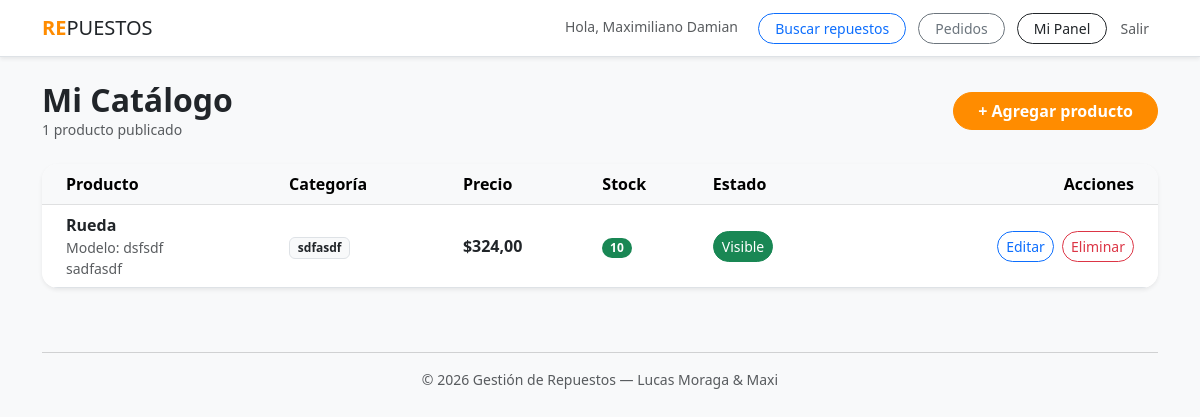
Page /catalogo/ (signed in) on the committed database.
### plataforma/models.py (models this page shows, shortened)
class Producto(models.Model):
    proveedor = models.ForeignKey(Proveedor, on_delete=models.CASCADE, related_name="productos")
    nombre = models.CharField(max_length=200)
    descripcion = models.TextField(blank=True)
    modelo = models.CharField(max_length=100, blank=True)
    categoria = models.CharField(max_length=100, choices=RUBROS_CHOICES)
    precio = models.DecimalField(max_digits=10, decimal_places=2)
    stock = models.PositiveIntegerField(default=0)
    disponible = models.BooleanField(default=True)
    class Meta:
        verbose_name = "Producto"
        verbose_name_plural = "Productos"

### plataforma/views.py (the view)
# urls.py: path('catalogo/', views.catalogo_proveedor, name='catalogo_proveedor'),
@login_required(login_url='login')
def catalogo_proveedor(request):
    proveedor = _get_proveedor_o_403(request)
    if proveedor is None:
        return redirect('dashboard')
    productos = proveedor.productos.all().order_by('nombre')
    return render(request, 'plataforma/catalogo_proveedor.html', {'productos': productos})

### plataforma/context_processors.py (called while the page is built)
def pedidos_pendientes(request):
    count = 0
    if request.user.is_authenticated and hasattr(request.user, 'proveedor'):
        count = request.user.proveedor.pedidos_recibidos.filter(estado='pendiente').count()
    return {'pedidos_pendientes_count': count}

### plataforma/views.py (called while the page is built)
def _get_proveedor_o_403(request):
    if not hasattr(request.user, 'proveedor'):
        messages.error(request, 'Esta sección es solo para proveedores.')
        return None
    return request.user.proveedor

### plataforma/templates/plataforma/catalogo_proveedor.html (shortened to what this page needs)
{% extends "plataforma/base.html" %}
{% block content %}
<div class="d-flex justify-content-between align-items-center mb-4">
    <div>
        <h2 class="fw-bold mb-0">Mi Catálogo</h2>
        <p class="text-muted small mb-0">{{ productos|length }} producto{% if productos|length != 1 %}s{% endif %} publicado{% if productos|length != 1 %}s{% endif %}</p>
    </div>
    <a href="{% url 'agregar_producto' %}" class="btn btn-primary rounded-pill px-4 fw-bold">
        + Agregar producto
    </a>
</div>
{% if productos %}
<div class="card border-0 shadow-sm rounded-4 overflow-hidden">
    <div class="table-responsive">
        <table class="table table-hover align-middle mb-0">
            <thead class="table-light">
                <tr>
                    <th class="ps-4">Producto</th>
                    <th>Categoría</th>
                    <th>Precio</th>
                    <th>Stock</th>
                    <th>Estado</th>
                    <th class="text-end pe-4">Acciones</th>
                </tr>
            </thead>
            <tbody>
                {% for p in productos %}
                <tr>
                    <td class="ps-4">
                        <p class="fw-bold mb-0">{{ p.nombre }}</p>
                        {% if p.modelo %}
                            <p class="text-muted small mb-0">Modelo: {{ p.modelo }}</p>
                        {% endif %}
                        {% if p.descripcion %}
                            <p class="text-muted small mb-0">{{ p.descripcion|truncatechars:60 }}</p>
                        {% endif %}
                    </td>
                    <td>
                        <span class="badge bg-light text-dark border">{{ p.categoria }}</span>
                    </td>
                    <td class="fw-bold">${{ p.precio }}</td>
                    <td>
                        {% if p.stock > 5 %}
                            <span class="badge bg-success rounded-pill">{{ p.stock }}</span>
                        {% elif p.stock > 0 %}
                            <span class="badge bg-warning text-dark rounded-pill">{{ p.stock }} (bajo)</span>
                        {% else %}
                            <span class="badge bg-danger rounded-pill">Sin stock</span>
                        {% endif %}
                    </td>
                    <td>
                        <form method="post" action="{% url 'toggle_disponibilidad' p.pk %}" class="d-inline">
                            <button type="submit"
                                    class="btn btn-sm rounded-pill {% if p.disponible %}btn-success{% else %}btn-outline-secondary{% endif %}"
                                    title="{% if p.disponible %}Ocultar del catálogo{% else %}Mostrar en catálogo{% endif %}">
                                {% if p.disponible %}Visible{% else %}Oculto{% endif %}
                            </button>
                        </form>
                    </td>
                    <td class="text-end pe-4">
                        <a href="{% url 'editar_producto' p.pk %}"
                           class="btn btn-outline-primary btn-sm rounded-pill me-1">Editar</a>
                        <button class="btn btn-outline-danger btn-sm rounded-pill"
                                data-bs-toggle="modal" data-bs-target="#eliminarModal{{ p.pk }}">
                            Eliminar
                        </button>
                    </td>
                </tr>
                {% endfor %}
            </tbody>
        </table>
    </div>
</div>
{% endif %}
{% endblock %}

### plataforma/templates/plataforma/base.html (shortened to what this page needs)
<!DOCTYPE html>
<html lang="es">
<head>
    <link href="https://cdn.jsdelivr.net/npm/bootstrap@5.3.0/dist/css/bootstrap.min.css" rel="stylesheet">
</head>
<body class="bg-light">
    <nav class="navbar navbar-expand-lg navbar-white bg-white border-bottom shadow-sm mb-4">
        <div class="container">
            <a class="navbar-brand text-dark tracking-tighter" href="{% url 'inicio' %}">
                <b>RE</b>PUESTOS
            </a>
            <div class="ms-auto">
                {% if user.is_authenticated %}
                    <span class="me-3 text-muted small">Hola, {{ user.first_name }}</span>
                    <a href="{% url 'buscar_repuestos' %}" class="btn btn-outline-primary btn-sm rounded-pill px-3 me-2">Buscar repuestos</a>
                    {% if user.tecnico %}
                        <a href="{% url 'mis_pedidos' %}" class="btn btn-outline-secondary btn-sm rounded-pill px-3 me-2">Mis pedidos</a>
                    {% elif user.proveedor %}
                        <a href="{% url 'pedidos_recibidos' %}" class="btn btn-outline-secondary btn-sm rounded-pill px-3 me-2 position-relative">
                            Pedidos
                        </a>
                    {% endif %}
                    <a href="{% url 'dashboard' %}" class="btn btn-outline-dark btn-sm rounded-pill px-3">Mi Panel</a>
                    <a href="{% url 'logout' %}" class="btn btn-link text-muted btn-sm text-decoration-none">Salir</a>
                {% else %}
                    <a href="{% url 'login' %}" class="btn btn-outline-primary btn-sm rounded-pill px-4 me-2">Ingresar</a>
                    <a href="{% url 'registro_tipo' %}" class="btn btn-primary btn-sm rounded-pill px-4">Registrarse</a>
                {% endif %}
            </div>
        </div>
    </nav>
    <div class="{% block container_class %}container{% endblock %}">
        {% block content %}{% endblock %}
    </div>
    <footer class="container text-center py-5 text-muted small">
        <hr>
        &copy; 2026 Gestión de Repuestos — Lucas Moraga & Maxi
    </footer>
</body>
</html>

### plataforma/templates/plataforma/base.html (style rules this page uses)
:root { --bs-primary: #FF8C00; --bs-primary-rgb: 255, 140, 0; --green-pastel: #F0FFF4; }
.btn-primary { background-color: var(--bs-primary); border-color: var(--bs-primary); font-weight: bold; }
.navbar-brand b { color: var(--bs-primary); }

### rows in the picture
Producto: nombre "Rueda", modelo "dsfsdf", descripcion "sadfasdf", categoria "sdfasdf", precio "324,00", stock "10", disponible "Visible"

### other values in the picture
{{ user.first_name }} "Maximiliano Damian"
{{ productos|length }} "1"
